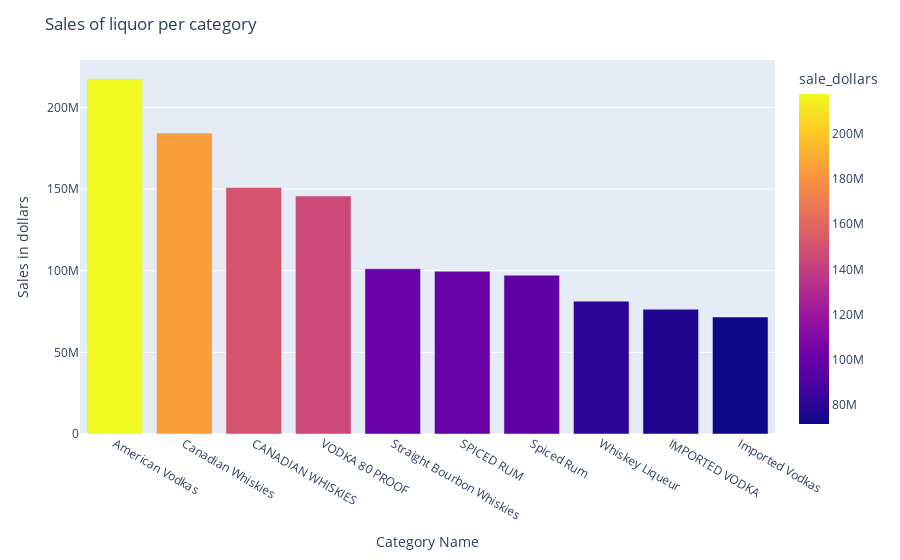

Write notebook code for a chart like this one.
### Code cell
import plotly.graph_objects as go

plot_category = sales_category_month.fillna('NA').groupby(['category_name'])['sale_dollars'].sum().sort_values(ascending=False)
top_category = pd.DataFrame(plot_category.head(10))

fig_reg = px.bar(top_category,x=top_category.index, y='sale_dollars',color='sale_dollars')
fig_reg.update_layout(
    title="Top 10 sales of liquor per category",
    xaxis_title="Category Name",
    yaxis_title="Sales in dollars",
    )
fig_reg.show()

### Figure 1 — Plotly figure (JSON) as saved in the notebook; plotly's stock layout.template omitted (floating-point values rounded to 4 significant figures)
{"data": [{"alignmentgroup": "True", "hovertemplate": "category_name=%{x}<br>sale_dollars=%{marker.color}<extra></extra>", "legendgroup": "", "marker": {"color": [217600000.0, 184300000.0, 150900000.0, 145800000.0, 101200000.0, 99710000.0, 97270000.0, 81370000.0, 76450000.0, 71660000.0], "coloraxis": "coloraxis"}, "name": "", "offsetgroup": "", "orientation": "v", "showlegend": false, "textposition": "auto", "type": "bar", "x": ["American Vodkas", "Canadian Whiskies", "CANADIAN WHISKIES", "VODKA 80 PROOF", "Straight Bourbon Whiskies", "SPICED RUM", "Spiced Rum", "Whiskey Liqueur", "IMPORTED VODKA", "Imported Vodkas"], "xaxis": "x", "y": [217600000.0, 184300000.0, 150900000.0, 145800000.0, 101200000.0, 99710000.0, 97270000.0, 81370000.0, 76450000.0, 71660000.0], "yaxis": "y"}], "layout": {"barmode": "relative", "coloraxis": {"colorbar": {"title": {"text": "sale_dollars"}}, "colorscale": [[0, "#0d0887"], [0.1111, "#46039f"], [0.2222, "#7201a8"], [0.3333, "#9c179e"], [0.4444, "#bd3786"], [0.5556, "#d8576b"], [0.6667, "#ed7953"], [0.7778, "#fb9f3a"], [0.8889, "#fdca26"], [1, "#f0f921"]]}, "legend": {"tracegroupgap": 0}, "margin": {"t": 60}, "title": {"text": "Sales of liquor per category"}, "xaxis": {"anchor": "y", "domain": [0, 1], "title": {"text": " Category Name"}}, "yaxis": {"anchor": "x", "domain": [0, 1], "title": {"text": "Sales in dollars"}}}}
